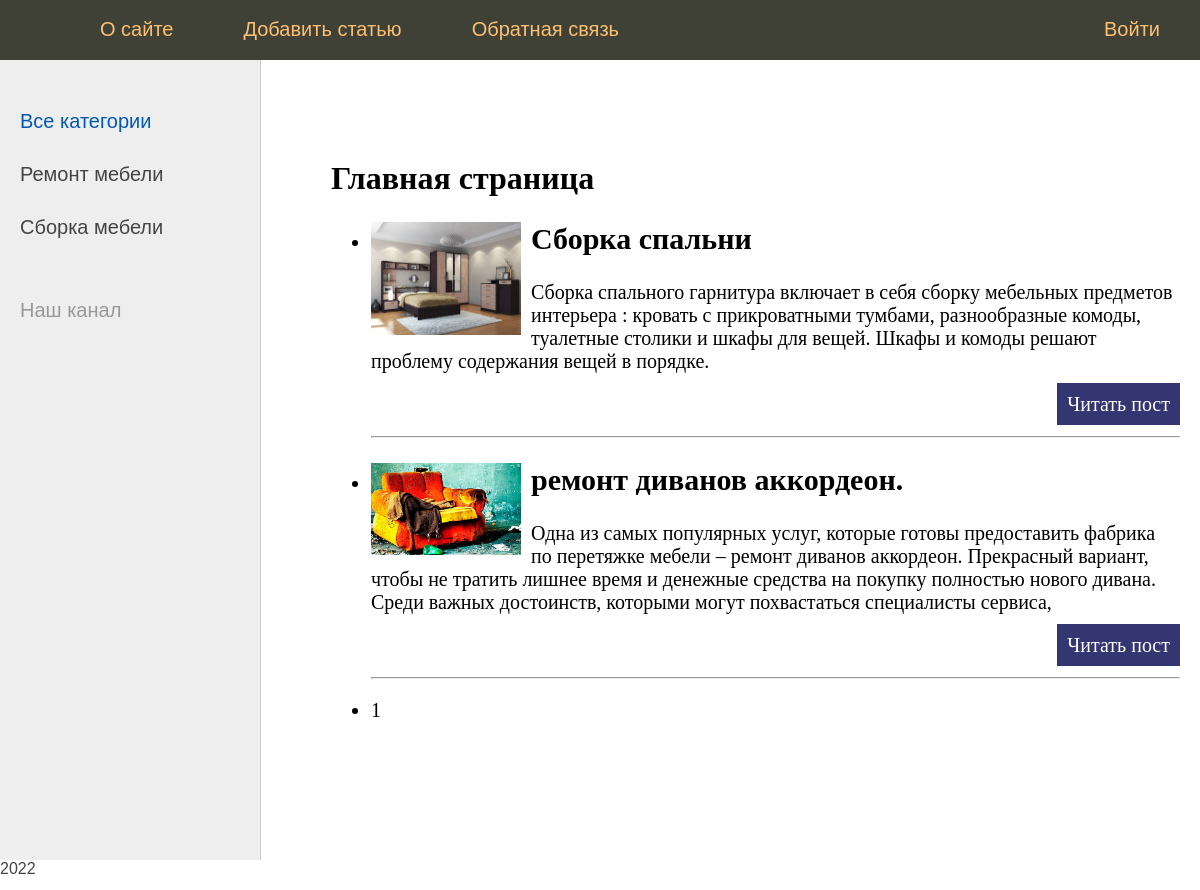
The page / on the database its author committed.
### sbor/models.py (models this page shows, shortened)
class Category(models.Model):
	name = models.CharField(max_length=100, db_index=True)
	slug = models.SlugField(max_length=255, unique=True, db_index=True, verbose_name="URL")
	def get_absolute_url(self):
		return reverse('cat', kwargs={'cat_slug': self.slug})
	class Meta:
		verbose_name = 'Категория'
		verbose_name_plural = 'Категории'
		ordering = ['id']

class Sbor(models.Model):
	title = models.CharField(max_length=255, verbose_name = 'Заголовок')
	slug = models.SlugField(max_length=255, unique=True, db_index=True, verbose_name="URL")
	content = models.TextField(blank=True)
	photo = models.ImageField(upload_to="photos/%Y/%m/%d/")
	time_create = models.DateTimeField(auto_now_add=True)
	time_update = models.DateTimeField(auto_now=True)
	is_published = models.BooleanField(default=True)
	cat_id = models.ForeignKey('Category', on_delete=models.PROTECT)
	def get_absolute_url(self):
		return reverse('post', kwargs={'post_slug': self.slug})
	class Meta:
		verbose_name = 'Сборка мебели'
		verbose_name_plural = 'Сборка мебели'
		ordering = ['time_create', 'title']

### sbor/views.py (the view)
# urls.py: path('', SborHome.as_view(), name='home'),
class SborHome(DataMixin, ListView):
	model = Sbor
	template_name = 'sbor/index.html'
	context_object_name = 'posts'
	def get_context_data(self, *, object_list=None, **kwargs):
		context = super().get_context_data(**kwargs)
		c_def = self.get_user_context(title="Главная страница")
		return dict(list(context.items()) + list(c_def.items()))
	def get_queryset(self):
		return Sbor.objects.filter(is_published=True)

### sbor/templatetags/sbor_tags.py (called while the page is built)
@register.simple_tag()
def get_categories(filter=None):
	if not filter:
		return Category.objects.all()
	else:
		return Category.objects.filter(pk=filter)

### sbor/utils.py (called while the page is built)
    def get_user_context(self, **kwargs):
        context = kwargs
        cats = Category.objects.annotate(Count('sbor'))
        context['menu'] = menu
        context['cats'] = cats
        if 'cat_selected' not in context:
            context['cat_selected'] = 0
        return context

### sbor/templates/sbor/index.html
{% extends 'sbor/base.html' %}
{% block content %}
<h1>{{title}}</h1>
<ul>
    {% for p in posts %}
    <li>
{% if p.photo %}
         <p><img class="img-article-left thumb" src="{{p.photo.url}}"></p>
{% endif %}
                   <h2>{{p.title}}</h2>
                   {{p.content|linebreaks|truncatewords:50}}</p>
                   <p class="link-read-post"><a href="{{ p.get_absolute_url }}">Читать пост</a></p>
                   <hr>
         </li>
    {% endfor %}
</ul>
{% endblock %}

### sbor/templates/sbor/base.html (shortened to what this page needs)
{% load static %}
{% load sbor_tags %}
<!DOCTYPE html>
<html>
<head>
   <link type="text/css" href="{% static 'sbor/css/styles.css' %}" rel="stylesheet" />
</head>
<body>
{% block mainmenu %}
      <div class="header">
         <ul id="mainmenu" class="mainmenu">
         <li class="logo"><a href="{% url 'home' %}"><div class="logo"></div></a></li>
{% for m in menu %}
         {% if not forloop.last %}
                            <li><a href="{% url m.url_name %}">{{m.title}}</a></li>
         {% else %}
                            <li class="last"><a href="{% url m.url_name %}">{{m.title}}</a></li>
         {% endif %}
{% endfor %}
         </ul>
      </div>
{% endblock mainmenu %}
<table class="table-content" border=0 cellpadding="0" cellspacing="0">
<tr>
   <td valign="top" class="left-chapters">
      {% get_categories as cat%}
   <ul id="leftchapters">
{% if cat_selected == 0 %}
      <li class="selected">Все категории</li>
{% else %}
      <li><a href="{% url 'home' %}">Все категории</a></li>
{% endif %}
{% for c in cats   %}
{% if c.sbor__count > 0 %}
         {% if c.pk == cat_selected %}
                   <li class="selected">{{c.name}}</li>
         {% else %}
                   <li><a href="{{ c.get_absolute_url }}">{{c.name}}</a></li>
         {% endif %}
{% endif %}
{% endfor %}
      <li class="share">
      <p>Наш канал</p>
      <a class="share-yt" href="https://www.youtube.com/channel/UClJzWfGWuGJL2t-3dYKcHTA/playlists" target="_blank" rel="nofollow"></a>
      </li>
   </ul>
</td>
<td valign="top" class="content">
   <div class="content-text">
{% block content %}
{% endblock %}
   <nav class="list-pages">
    <ul>
        {% for p in paginator.page_range %}
                   {% if page_obj.number == p %}
        <li class="page-num page-num-selected">{{ p }}</li>
                   {% elif p >= page_obj.number|add:-2 and p <= page_obj.number|add:2  %}
        <li class="page-num">
            <a href="?page={{ p }}">{{ p }}</a>
        </li>
                   {% endif %}
        {% endfor %}
    </ul>
</nav>
   </div>
</td></tr></table>
<footer>2022</footer>
</body>
</html>

### sbor/static/sbor/css/styles.css (style rules this page uses)
html, body { font-family: 'Arial'; margin: 0; padding: 0; height: 100%; width: 100%; color: #444; }
a { color: #0059b2; text-decoration: none; }
img { max-width: 600px; height: auto; }
img.img-article-left { max-width: 300px; height: auto; float: left; padding: 0 10px 10px 0; }
img.img-article-left.thumb { max-width: 150px; height: auto; }
p.link-read-post { text-align: right; }
p.link-read-post a { padding: 10px; min-width: 100px; background: #333671; color: #fff; text-decoration: none; }
.header { background: #3F4137; height: 60px; }
.logo { background: url('../images/logo.png') no-repeat 10px 5px; width: 70px; height: 60px; }
ul.mainmenu { list-style: none; margin: 0; padding: 0; height: 60px; color: #fdc073; font-size: 20px; overflow: hidden; }
ul.mainmenu li { float: left; margin: 18px 40px 0 30px; }
ul.mainmenu li.logo { margin: 0; }
ul.mainmenu li.last { float: right; }
ul.mainmenu li a { color: #fdc073; text-decoration: none; }
.table-content { width: 100%; min-height: 100%; height: 100%; }
.left-chapters { margin: 0; background: #eee; border-right: 1px solid #ccc; min-height: 100%; }
.left-chapters ul { width: 230px; min-height: 100%; margin: 0; padding: 20px 10px 10px 20px; list-style: none; font-size: 20px; }
.left-chapters ul li { margin: 30px 0 0 0; color: #999; }
.left-chapters ul li.selected { color: #0059b2; }
.left-chapters ul li a { color: #444; text-decoration: none; }
.left-chapters ul li.share { margin: 60px 0 0 0; }
.left-chapters ul li.share p { margin: 30px 0 30px 0; }
.left-chapters ul li.share a { display: inline-block; width: 40px; height: 40px; margin: 0 20px 0 0; }
.left-chapters ul li.share a.share-yt { width: 100%; height: 30px; background: url('../images/share_yt.png') no-repeat 0 0 }
.content { padding: 40px 20px 20px 40px; width: 100%; box-sizing: border-box; }
.content-text { margin: 60px 0 0 30px; color: #000; font-size: 20px; font-family: Yandex Sans Display Light; }
.content-text h1 { font-size: 32px; }

### rows shown on the page
Category: name "Ремонт мебели"
Category: name "Сборка мебели"
Sbor: photo (picture), title "Сборка спальни", content "Сборка спального гарнитура включает в себя сборку мебельных предметов интерьера : кровать с прикроватными тумбами, разнообразные комоды, туалетные столики и шкафы для вещей. Шкафы и комоды решают проблему содержания вещей в порядке."
Sbor: photo (picture), title "ремонт диванов аккордеон.", content "Одна из самых популярных услуг, которые готовы предоставить фабрика по перетяжке мебели – ремонт диванов аккордеон. Прекрасный вариант, чтобы не тратить лишнее время и денежные средства на покупку полностью нового дивана. Среди важных достоинств, которыми могут похвастаться специалисты сервиса,"

### other values the page prints
{{ m.title }} "О сайте" "Добавить статью" "Обратная связь"
{{ m.title }} "Войти"
{{ title }} "Главная страница"
{{ p }} "1"
